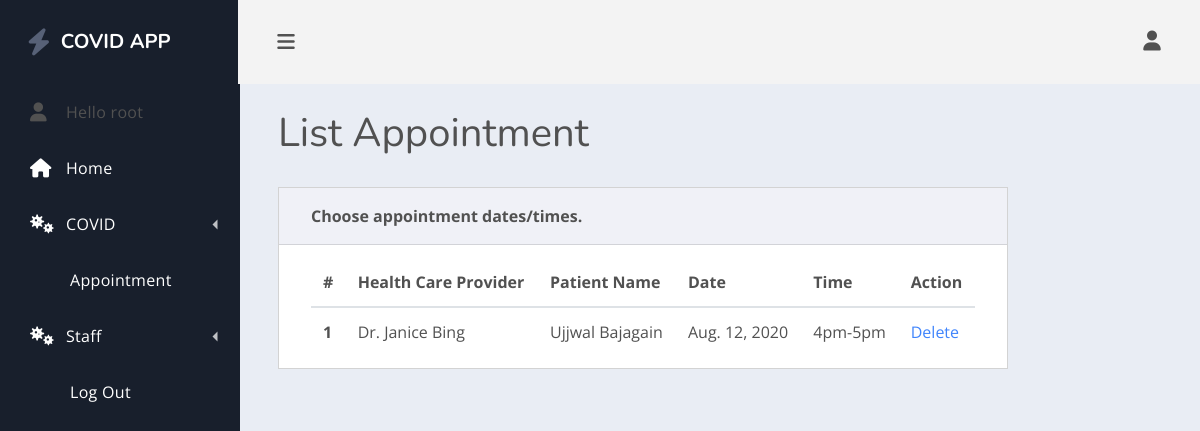
The app's page /scheduleappointment/ (signed in) with its own data.
### healthcare/models.py (models this page shows, shortened)
class Appointment(models.Model):
    TIME_SLOTS = [('8am-9am', '8am-9am'), ('9am-10am', '9am-10am'), ('10am-11am', '10am-11am'),
                  ('11am-12pm', '11am-12pm'), ('12pm-1pm', '12pm-1pm'), ('1pm-2pm', '1pm-2pm'), ('2pm-3pm', '2pm-3pm'),
                  ('3pm-4pm', '3pm-4pm'), ('4pm-5pm', '4pm-5pm'), ('5pm-6pm', '5pm-6pm'), ('6pm-7pm', '6pm-7pm'),
                  ('7pm-8pm', '7pm-8pm'), ('8pm-9pm', '8pm-9pm')]
    APT_CHOICES = [('Approved', 'Approved'), ('Denied', 'Denied'), ('Pending', 'Pending')]
    staff =  models.CharField(max_length= 200, null= True)
    patient = models.ForeignKey(Patient,on_delete=models.CASCADE)
    pick_Date = models.DateField(blank= True)
    pick_Time_Slot = models.CharField(max_length=10, choices=TIME_SLOTS, blank=True)
    Description = models.TextField(blank=True, null=True)
    status = models.CharField(max_length=10, choices=APT_CHOICES,default='Pending')

class Patient(models.Model):
    GENDER_CHOICES = [('Male', 'Male'), ('Female', 'Female'), ('Other', 'Other'), ('NA', 'I do not wish to say')]
    BOOL_CHOICES = [('Yes', 'Yes'), ('No', 'No')]
    user = models.OneToOneField(User, null=True,blank=True, on_delete=models.CASCADE)
    first_Name = models.CharField(max_length= 200, null= True)
    last_Name = models.CharField(max_length= 200, null= True)
    phone = models.CharField(max_length= 200, null= True)
    email = models.CharField(max_length=200, null= True)
    address = models.CharField(max_length=500, null= True)
    date_created = models.DateField(auto_now_add = True)
    birth_date = models.DateField(blank= True,null=True)
    age = models.DecimalField(decimal_places=0, max_digits=50, null=True)
    gender = models.CharField(max_length=50, choices=GENDER_CHOICES, blank= True)
    height = models.CharField(max_length=10, default='0.00 ft')
    weight = models.CharField(max_length=10, default='0.00 lbs')
    allergies = models.CharField(max_length=200, null=True)
    emergency_contact_name = models.CharField(max_length=200, null=True)
    emergency_contact_phone = models.CharField( max_length=200, null=True)
    emergency_contact_address = models.CharField(max_length=200, null=True)
    insurance_provider = models.CharField(max_length=200, null=True)
    diagnosis = models.TextField(blank=True, null=True)
    pre_existing_conditions = models.TextField(blank=True, null=True)
    lab_reports = models.TextField(blank=True, null=True)
    have_you_been_tested_positive_for_COVID = models.CharField(max_length=5, choices=BOOL_CHOICES,null=True)
    def __str__(self):
        if (self.first_Name and self.last_Name):
            display = (self.first_Name + " " + self.last_Name)
        else:
            display = str(self.date_created)
        return display

### healthcare/views.py (the view)
# urls.py: path('scheduleappointment/', views.ScheduleAppointment, name="scheduleAppointment"),
@login_required(login_url='login')
def ScheduleAppointment(request):
    form = ScheduleAppointmentForm()
    appointments = Appointment.objects.all()
    current_user = request.user
    try:
        patient = Patient.objects.get(user=current_user)
    except ObjectDoesNotExist:
        patient = None
    if request.method == 'POST':
        form = ScheduleAppointmentForm(request.POST)
        if form.is_valid():
            form.save()
            messages.success(request, 'Request for appointment approval has been submitted successfully')
            return redirect('scheduleAppointment')
    context = {'form': form, 'appointments': appointments,'patient':patient,
               }
    return render(request, 'healthcare/ScheduleAppointment.html', context)

### healthcare/templates/healthcare/ScheduleAppointment.html (shortened to what this page needs)
{% extends 'healthcare/main.html' %}
{% block content %}
    {% load myfilters %}
    <main class="dash-content">
        <div class="container-fluid">
            {% include 'healthcare/appointmentList.html' %}
        </div>
    </main>
{% endblock %}

### healthcare/templates/healthcare/nav.html (shortened to what this page needs)
<div class="dash-nav dash-nav-dark">
    <header>
        <a href="{% url 'home' %}" class="spur-logo"><i class="fas fa-bolt"></i>COVID APP</a>
    </header>
    <nav class="dash-nav-list">
        {% if user.is_authenticated %}
            <div class="dash-nav-item">
                <i class="fas fa-user"></i> Hello {{ user.username }} </a>
            </div>
        {% endif %}
        <a href="{% url 'home' %}" class="dash-nav-item">
            <i class="fas fa-home"></i> Home </a>
        <div class="dash-nav-dropdown">
            <a href="#!" class="dash-nav-item dash-nav-dropdown-toggle">
                <i class="fas fa-viruses"></i> COVID </a>
        </div>
        {% if user.is_authenticated %}
            <a href="{% url 'scheduleAppointment' %}" class="dash-nav-item">Appointment</a>
            {% if user.is_staff  %}
                <div class="dash-nav-dropdown">
                    <a href="#!" class="dash-nav-item dash-nav-dropdown-toggle">
                        <i class="fas fa-viruses"></i>Staff </a>
                </div>
            {% endif %}
        {% endif %}
        {% if user.is_authenticated %}
            <a href="{% url 'logout' %}" class="dash-nav-item">
                </i> Log Out </a>
        {% else %}
            <a href="{% url 'login' %}" class="dash-nav-item">
                </i> Log In </a>
        {% endif %}
    </nav>
</div>

### healthcare/templates/healthcare/appointmentList.html
{% if user.is_staff  %}
    <h1 class="dash-title">List Appointment</h1>
    <div class="row">
        <div class="col-lg-10">
            <div class="card spur-card">
                <div class="card-header">
                    <div class="spur-card-title">Choose appointment dates/times.</div>
                </div>
                <div class="card-body ">
                    <table class="table table-hover table-in-card">
                        <thead>
                        <tr>
                            <th scope="col">#</th>
                            <th scope="col">Health Care Provider</th>
                            <th scope="col">Patient Name</th>
                            <th scope="col">Date</th>
                            <th scope="col">Time</th>
                            <th scope="col">Action</th>
                        </tr>
                        </thead>
                        <tbody>
                        {% for appointment in appointments %}
                            <tr>
                                <th scope="row"> {{ forloop.counter }}</th>
                                <td>{{ appointment.staff }}</td>
                                <td>{{ appointment.patient }}</td>
                                <td>{{ appointment.pick_Date }}</td>
                                <td>{{ appointment.pick_Time_Slot }}</td>
                                <td>
                                    <a href=" {% url 'deleteappointment' appointment.id %}">Delete</a>
                                </td>
                            </tr>
                        {% endfor %}
                        </tbody>
                    </table>
                </div>
            </div>
        </div>
    </div>
{% endif %}

### records on screen
Appointment: staff "Dr. Janice Bing", patient "Ujjwal Bajagain", pick_Date "Aug. 12, 2020", pick_Time_Slot "4pm-5pm"

### other values on screen
{{ user.username }} "root"
